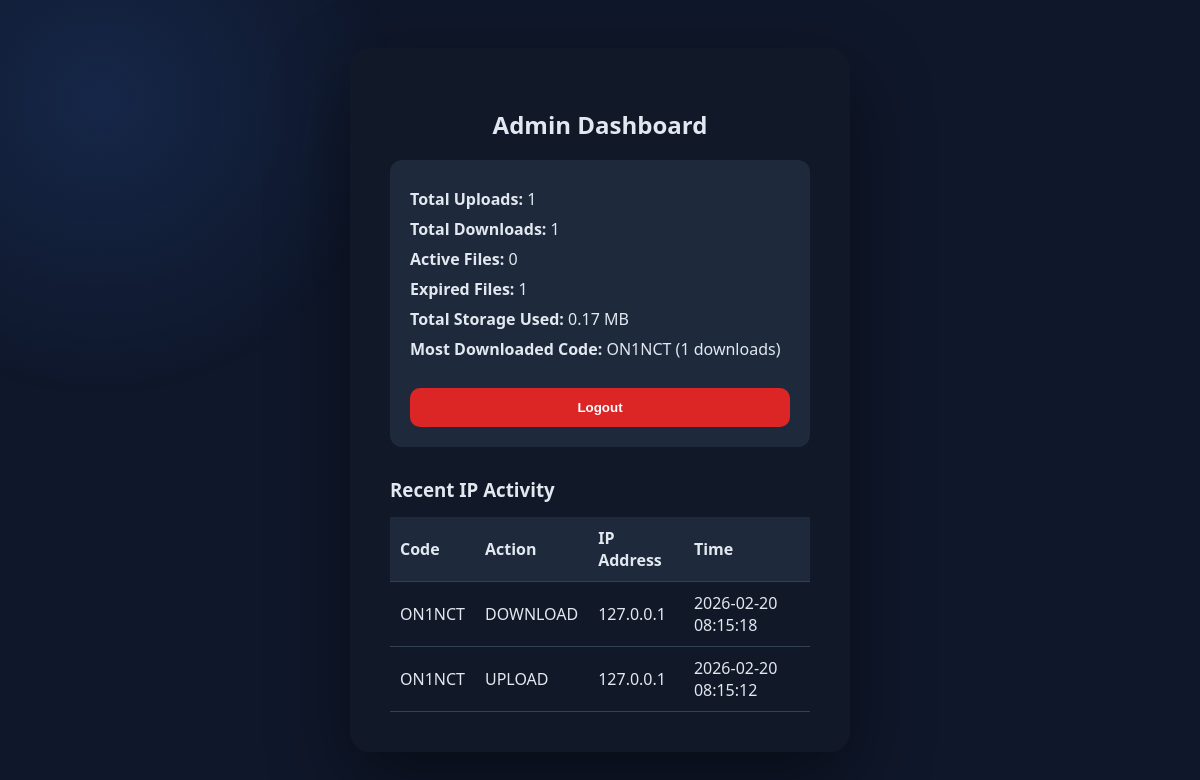
Before: /admin (signed in) with the older database file.
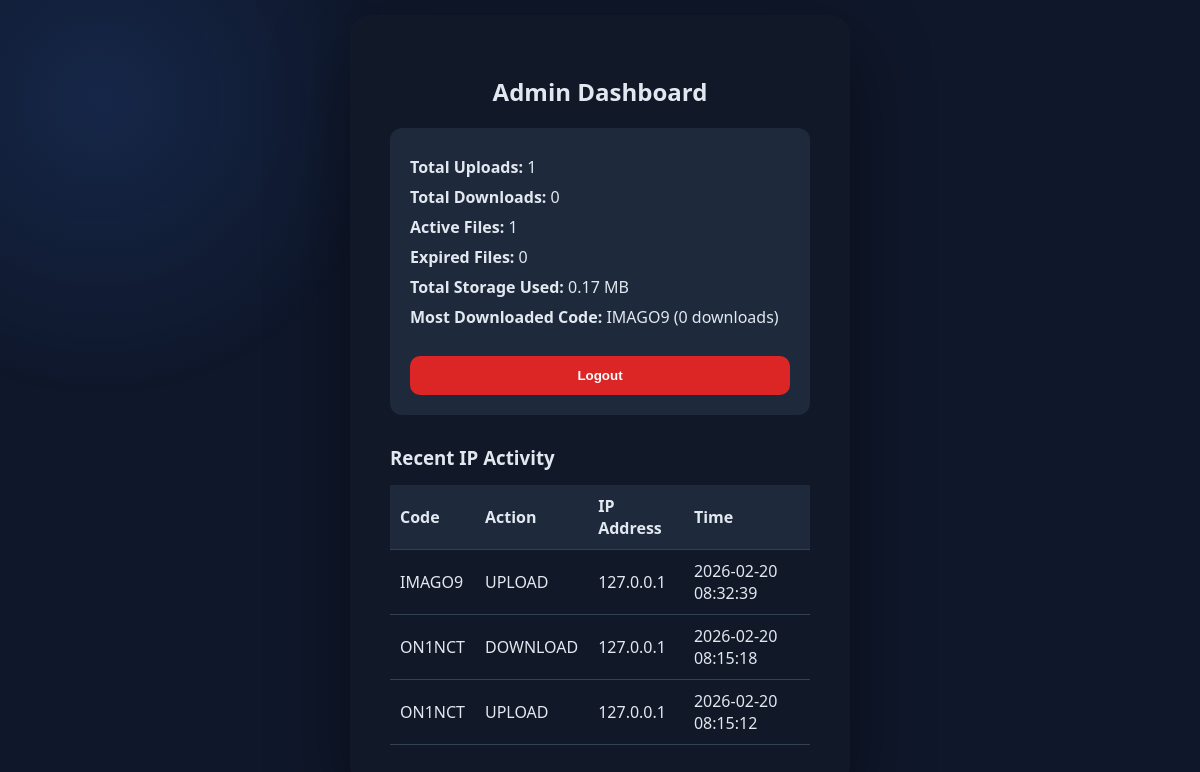
After: the same page with the newer database file.
### tables this page shows
CREATE TABLE files (
                id INTEGER PRIMARY KEY AUTOINCREMENT,
                code TEXT UNIQUE NOT NULL,
                filename TEXT NOT NULL,
                original_name TEXT NOT NULL,
                upload_time INTEGER NOT NULL,
                expires_at INTEGER NOT NULL,
                downloads INTEGER DEFAULT 0,
                created_date TEXT,
                uploader_ip TEXT,
                downloader_ip TEXT,
                file_size INTEGER DEFAULT 0
            );

CREATE TABLE ip_logs (
                id INTEGER PRIMARY KEY AUTOINCREMENT,
                code TEXT,
                action TEXT,
                ip_address TEXT,
                action_time INTEGER
            );

### app.py (the view)
@app.route("/admin")
def admin_dashboard():
    if not session.get("admin_logged_in"):
        return redirect(url_for("admin_login"))
    conn = get_connection()
    cursor = conn.cursor()
    current_time = int(time.time())
    ph = placeholder()
    cursor.execute("SELECT COUNT(*) FROM files")
    total_files = cursor.fetchone()[0]
    cursor.execute("SELECT COALESCE(SUM(downloads), 0) FROM files")
    total_downloads = cursor.fetchone()[0]
    cursor.execute(
        f"SELECT COUNT(*) FROM files WHERE expires_at > {ph}",
        (current_time,)
    )
    active_files = cursor.fetchone()[0]
    cursor.execute(
        f"SELECT COUNT(*) FROM files WHERE expires_at < {ph}",
        (current_time,)
    )
    expired_files = cursor.fetchone()[0]
    cursor.execute("""
        SELECT code, downloads
        FROM files
        ORDER BY downloads DESC
        LIMIT 1
    """)
    most_downloaded = cursor.fetchone()
    cursor.execute("SELECT COALESCE(SUM(file_size), 0) FROM files")
    total_storage = cursor.fetchone()[0]
    total_storage_mb = round(total_storage / (1024 * 1024), 2)
    cursor.execute("""
        SELECT code, action, ip_address, action_time
        FROM ip_logs
        ORDER BY action_time DESC
        LIMIT 10
    """)
    ip_logs = cursor.fetchall()
    conn.close()
    return render_template(
        "admin_dashboard.html",
        total_files=total_files,
        total_downloads=total_downloads,
        active_files=active_files,
        expired_files=expired_files,
        most_downloaded=most_downloaded,
        total_storage=total_storage_mb,
        ip_logs=ip_logs
    )

### app.py (called while the page is built)
@app.template_filter("datetime")
def format_datetime(value):
    return datetime.fromtimestamp(value).strftime("%Y-%m-%d %H:%M:%S")

def is_postgres():
    return bool(DATABASE_URL)

def placeholder():
    return "%s" if is_postgres() else "?"

### database.py (called while the page is built)
def get_connection():
    if DATABASE_URL:
        return psycopg2.connect(DATABASE_URL)
    conn = sqlite3.connect(DATABASE_PATH)
    conn.row_factory = sqlite3.Row
    return conn

### templates/admin_dashboard.html (shortened to what this page needs)
<!DOCTYPE html>
<html>
<head>
    <link rel="stylesheet" href="{{ url_for('static', filename='css/style.css') }}">
</head>
<body>
<div class="container">
    <h2 style="text-align:center;">Admin Dashboard</h2>
    <div class="stats-box">
        <p><strong>Total Uploads:</strong> {{ total_files }}</p>
        <p><strong>Total Downloads:</strong> {{ total_downloads }}</p>
        <p><strong>Active Files:</strong> {{ active_files }}</p>
        <p><strong>Expired Files:</strong> {{ expired_files }}</p>
        <p><strong>Total Storage Used:</strong> {{ total_storage }} MB</p>
        {% if most_downloaded %}
            <p>
                <strong>Most Downloaded Code:</strong>
                {{ most_downloaded[0] }}
                ({{ most_downloaded[1] }} downloads)
            </p>
        {% else %}
            <p><strong>Most Downloaded Code:</strong> None</p>
        {% endif %}
        <a href="{{ url_for('admin_logout') }}">
            <button class="logout-btn">Logout</button>
        </a>
    </div>
    <h3 class="section-title">Recent IP Activity</h3>
    {% if ip_logs and ip_logs|length > 0 %}
        <table class="admin-table">
            <tr>
                <th>Code</th>
                <th>Action</th>
                <th>IP Address</th>
                <th>Time</th>
            </tr>
            {% for log in ip_logs %}
            <tr>
                <td>{{ log[0] }}</td>
                <td>{{ log[1] }}</td>
                <td>{{ log[2] }}</td>
                <td>
                    {{ log[3] | int | datetime }}
                </td>
            </tr>
            {% endfor %}
        </table>
    {% else %}
        <p>No IP activity yet.</p>
    {% endif %}
</div>
</body>
</html>

### static/css/style.css (style rules this page uses)
:root { --bg-main: #0f172a; --bg-card: #111827; --bg-surface: #1e293b; --bg-input: #0f172a; --text-main: #e2e8f0; --text-muted: #94a3b8; --primary: #3b82f6; --primary-hover: #2563eb; --danger: #dc2626; --success: #16a34a; --border: #334155; }
* { box-sizing: border-box; }
body { margin: 0; font-family: 'Segoe UI', system-ui, -apple-system, sans-serif; background: var(--bg-main); color: var(--text-main); display: flex; justify-content: center; align-items: center; min-height: 100vh; transition: 0.3s ease; }
body::before { content: ""; position: fixed; top: -200px; left: -200px; width: 600px; height: 600px; background: radial-gradient(circle, rgba(59,130,246,0.15), transparent 70%); z-index: -1; }
.container { width: 100%; max-width: 500px; background: var(--bg-card); padding: 40px; border-radius: 20px; box-shadow: 0 30px 80px rgba(0,0,0,0.45); position: relative; }
button { width: 100%; padding: 12px; border-radius: 10px; border: none; background: var(--primary); color: white; font-weight: 600; cursor: pointer; transition: 0.2s ease; }

### templates/admin_dashboard.html (style rules this page uses)
.stats-box { background: var(--bg-surface); padding: 20px; border-radius: 12px; margin-bottom: 20px; }
.stats-box p { margin: 8px 0; }
.admin-table { width: 100%; border-collapse: collapse; margin-top: 15px; }
.admin-table th, .admin-table td { padding: 10px; text-align: left; border-bottom: 1px solid var(--border); }
.admin-table th { background: var(--bg-surface); }
.logout-btn { background: var(--danger); margin-top: 20px; }
.section-title { margin-top: 30px; margin-bottom: 10px; }

Changed rows visible on the page:
removed files: code "ON1NCT", downloads "1"
added files: code "IMAGO9", downloads "0"
added ip_logs: code "IMAGO9", action "UPLOAD", ip_address "127.0.0.1", action_time "2026-02-20 08:32:39"
Other visible differences:
{{ total_downloads }}: "1" → "0"
{{ active_files }}: "0" → "1"
{{ expired_files }}: "1" → "0"
